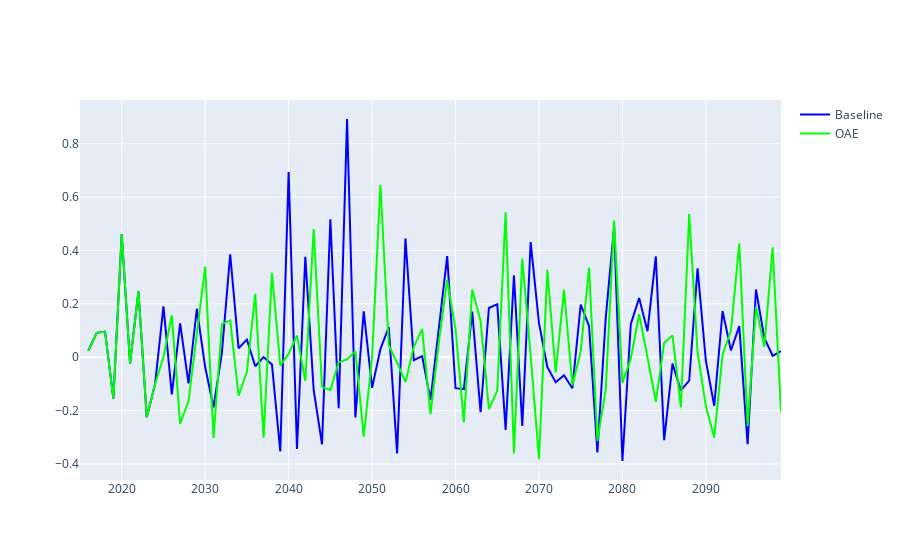

The notebook cell this image was saved under:
### Code cell
fig = go.Figure()
fig.add_trace(go.Scatter(x=fco2_amplitude_baseline_pct.year, y=fco2_amplitude_baseline_pct['fco2'],
                    mode='lines', line_color='#0000FF',
                    name='Baseline'))
fig.add_trace(go.Scatter(x=fco2_amplitude_oae_pct.year, y=fco2_amplitude_oae_pct['fco2'],
                    mode='lines', line_color='#00FF00',
                    name='OAE'))
fig.show()
